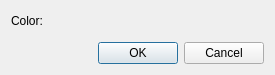
<?xml version="1.0" encoding="UTF-8"?>
<ui version="4.0">
 <class>GeoDataPolyLineColorSimpleSettingDialog</class>
 <widget class="QDialog" name="GeoDataPolyLineColorSimpleSettingDialog">
  <property name="geometry">
   <rect>
    <x>0</x>
    <y>0</y>
    <width>275</width>
    <height>75</height>
   </rect>
  </property>
  <property name="windowTitle">
   <string>PolyLine Color Setting</string>
  </property>
  <layout class="QVBoxLayout" name="verticalLayout">
   <item>
    <layout class="QHBoxLayout" name="horizontalLayout">
     <item>
      <widget class="QLabel" name="colorLabel">
       <property name="text">
        <string>Color:</string>
       </property>
      </widget>
     </item>
     <item>
      <widget class="ColorEditWidget" name="colorEditWidget">
       <property name="minimumSize">
        <size>
         <width>50</width>
         <height>0</height>
        </size>
       </property>
      </widget>
     </item>
     <item>
      <spacer name="horizontalSpacer">
       <property name="orientation">
        <enum>Qt::Horizontal</enum>
       </property>
       <property name="sizeHint" stdset="0">
        <size>
         <width>40</width>
         <height>20</height>
        </size>
       </property>
      </spacer>
     </item>
    </layout>
   </item>
   <item>
    <spacer name="verticalSpacer">
     <property name="orientation">
      <enum>Qt::Vertical</enum>
     </property>
     <property name="sizeHint" stdset="0">
      <size>
       <width>20</width>
       <height>0</height>
      </size>
     </property>
    </spacer>
   </item>
   <item>
    <widget class="QDialogButtonBox" name="buttonBox">
     <property name="orientation">
      <enum>Qt::Horizontal</enum>
     </property>
     <property name="standardButtons">
      <set>QDialogButtonBox::Cancel|QDialogButtonBox::Ok</set>
     </property>
    </widget>
   </item>
  </layout>
 </widget>
 <customwidgets>
  <customwidget>
   <class>ColorEditWidget</class>
   <extends>QLabel</extends>
   <header>guibase/widget/coloreditwidget.h</header>
   <container>1</container>
  </customwidget>
 </customwidgets>
 <resources/>
 <connections>
  <connection>
   <sender>buttonBox</sender>
   <signal>accepted()</signal>
   <receiver>GeoDataPolyLineColorSimpleSettingDialog</receiver>
   <slot>accept()</slot>
   <hints>
    <hint type="sourcelabel">
     <x>248</x>
     <y>254</y>
    </hint>
    <hint type="destinationlabel">
     <x>157</x>
     <y>274</y>
    </hint>
   </hints>
  </connection>
  <connection>
   <sender>buttonBox</sender>
   <signal>rejected()</signal>
   <receiver>GeoDataPolyLineColorSimpleSettingDialog</receiver>
   <slot>reject()</slot>
   <hints>
    <hint type="sourcelabel">
     <x>316</x>
     <y>260</y>
    </hint>
    <hint type="destinationlabel">
     <x>286</x>
     <y>274</y>
    </hint>
   </hints>
  </connection>
 </connections>
</ui>
